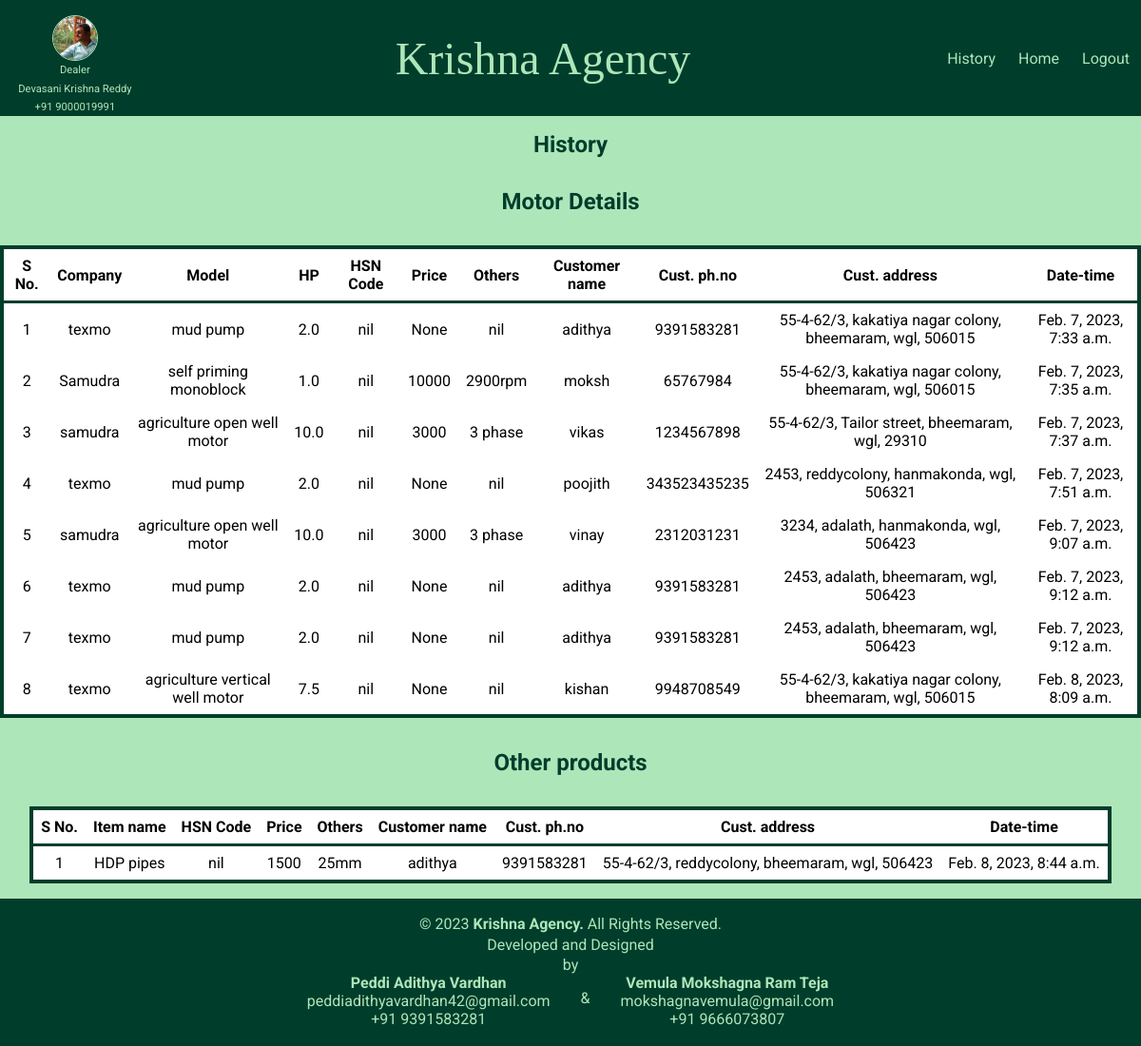
/history_page/ (signed in), run on an earlier commit of the app's database.
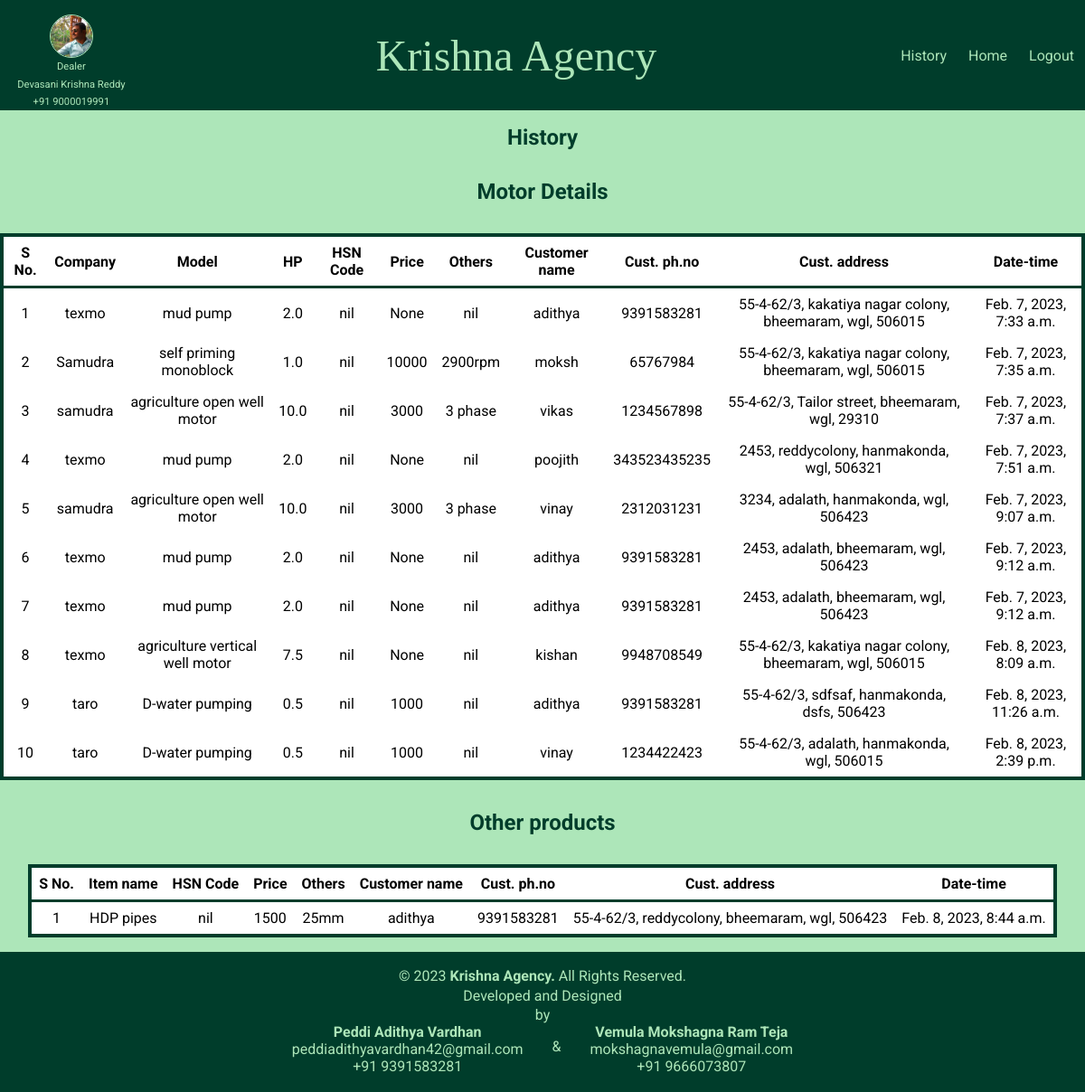
And on a later commit of the database.
### customer/models.py (models this page shows, shortened)
class selled_motor(models.Model):
    company=models.CharField(max_length=50)
    model_name=models.CharField(max_length=100)
    hp=models.DecimalField(max_digits=3, decimal_places=1)
    hsncode=models.CharField(max_length=50)
    price=models.IntegerField(null=True)
    others=models.CharField(max_length=100)
    customer_name=models.CharField(max_length=100)
    customer_phno=models.IntegerField()
    customer_address=models.TextField()
    dateandtime = models.DateTimeField(auto_now=False, auto_now_add=True, null=True, editable=False)

class selled_other(models.Model):
    item_name=models.CharField(max_length=50)
    specifications=models.CharField(max_length=50)
    hsncode=models.CharField(max_length=50)
    price=models.IntegerField(null=True)
    customer_name=models.CharField(max_length=100)
    customer_phno=models.IntegerField()
    customer_address=models.TextField()
    date=models.DateTimeField(auto_now=False, auto_now_add=True, null=True, editable=False)

### stock/views.py (the view)
# urls.py: path("history_page/", views.history, name='history')
@login_required(login_url='loginpage')
def history(request):
    details=selled_motor.objects.all()
    other_details=selled_other.objects.all()
    return render(request, 'stock/history.html',{
        "other_details" : other_details,
        "details" : details
    })

### stock/templates/stock/history.html (shortened to what this page needs)
{% extends 'stock_base.html' %}
{% load static %}
{% block page_css %}
<link rel="stylesheet" href="{% static "stock/history.css" %}">
{% endblock page_css %}
{% block page_body %}
<main>
    <h1>History</h1>
    <h1>Motor Details</h1>
    <table>
        <thead>
            <tr>
                <th>S No.</th>
                <th>Company</th>
                <th>Model</th>
                <th>HP</th>
                <th>HSN Code</th>
                <th>Price</th>
                <th>Others</th>
                <th>Customer name</th>
                <th>Cust. ph.no</th>
                <th>Cust. address</th>
                <th>Date-time</th>
            </tr>
        </thead>
        <tbody>
            {% for fields in details %}
            <tr>
                <td>{{forloop.counter}}</td>
                <td>{{fields.company}}
                <td>{{fields.model_name}}</td>
                <td>{{fields.hp}}</td>
                <td>{{fields.hsncode}}</td>
                <td>{{fields.price}}</td>
                <td>{{fields.others}}</td>
                <td>{{fields.customer_name}}</td>
                <td>{{fields.customer_phno}}</td>
                <td>{{fields.customer_address}}</td>
                <td>{{fields.dateandtime}}</td>
            </tr>
        </tbody>
        {% endfor%}
    </table>
    <h1>Other products</h1>
    <table>
        <thead>
            <tr>
                <th>S No.</th>
                <th>Item name</th>
                <th>HSN Code</th>
                <th>Price</th>
                <th>Others</th>
                <th>Customer name</th>
                <th>Cust. ph.no</th>
                <th>Cust. address</th>
                <th>Date-time</th>
            </tr>
        </thead>
        <tbody>
            {% for fields in other_details %}
            <tr>
                <td>{{forloop.counter}}</td>
                <td>{{fields.item_name}}
                <td>{{fields.hsncode}}</td>
                <td>{{fields.price}}</td>
                <td>{{fields.specifications}}</td>
                <td>{{fields.customer_name}}</td>
                <td>{{fields.customer_phno}}</td>
                <td>{{fields.customer_address}}</td>
                <td>{{fields.date}}</td>
            </tr>
        </tbody>
        {% endfor%}
    </table>
</main>
{% endblock page_body %}

What changed in the data, as far as the page shows it:
added selled_motor: company "taro", model_name "D-water pumping", hp "0.5", hsncode "nil", price "1000", others "nil", customer_name "adithya", customer_phno "9391583281", customer_address "55-4-62/3, sdfsaf, hanmakonda, dsfs, 506423", dateandtime "Feb. 8, 2023, 11:26 a.m."
added selled_motor: company "taro", model_name "D-water pumping", hp "0.5", hsncode "nil", price "1000", others "nil", customer_name "vinay", customer_phno "1234422423", customer_address "55-4-62/3, adalath, hanmakonda, wgl, 506015", dateandtime "Feb. 8, 2023, 2:39 p.m."
